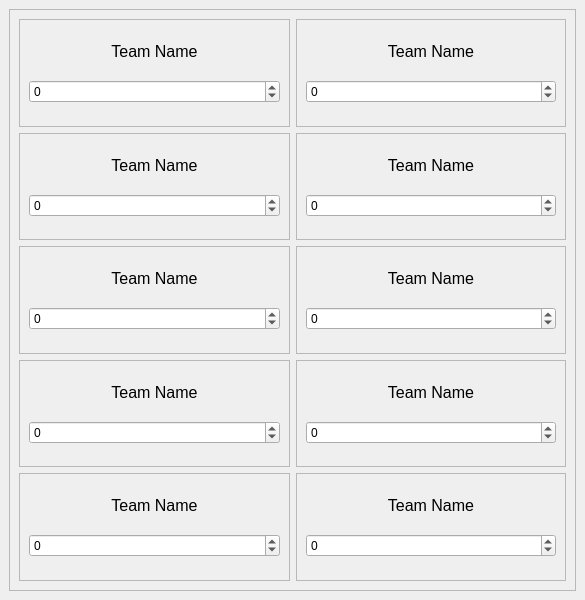
<?xml version="1.0" encoding="UTF-8"?>
<ui version="4.0">
 <class>TeamWindow</class>
 <widget class="QMainWindow" name="TeamWindow">
  <property name="geometry">
   <rect>
    <x>0</x>
    <y>0</y>
    <width>585</width>
    <height>600</height>
   </rect>
  </property>
  <property name="windowTitle">
   <string>Jeopardy! Teams</string>
  </property>
  <widget class="QWidget" name="centralwidget">
   <layout class="QVBoxLayout" name="verticalLayout">
    <item>
     <widget class="QFrame" name="frame">
      <property name="frameShape">
       <enum>QFrame::StyledPanel</enum>
      </property>
      <property name="frameShadow">
       <enum>QFrame::Raised</enum>
      </property>
      <layout class="QGridLayout" name="gridLayout_2">
       <item row="3" column="1">
        <widget class="QFrame" name="team_frame_10">
         <property name="frameShape">
          <enum>QFrame::StyledPanel</enum>
         </property>
         <property name="frameShadow">
          <enum>QFrame::Raised</enum>
         </property>
         <layout class="QVBoxLayout" name="verticalLayout_12">
          <item>
           <widget class="QLabel" name="team_name_11">
            <property name="sizePolicy">
             <sizepolicy hsizetype="Preferred" vsizetype="Fixed">
              <horstretch>0</horstretch>
              <verstretch>0</verstretch>
             </sizepolicy>
            </property>
            <property name="font">
             <font>
              <family>Arial</family>
              <pointsize>12</pointsize>
             </font>
            </property>
            <property name="text">
             <string>Team Name</string>
            </property>
            <property name="alignment">
             <set>Qt::AlignCenter</set>
            </property>
           </widget>
          </item>
          <item>
           <widget class="QSpinBox" name="spinBox_points_11">
            <property name="sizePolicy">
             <sizepolicy hsizetype="Preferred" vsizetype="Fixed">
              <horstretch>0</horstretch>
              <verstretch>0</verstretch>
             </sizepolicy>
            </property>
            <property name="wrapping">
             <bool>true</bool>
            </property>
            <property name="minimum">
             <number>-500000000</number>
            </property>
            <property name="maximum">
             <number>500000000</number>
            </property>
            <property name="singleStep">
             <number>100</number>
            </property>
           </widget>
          </item>
         </layout>
        </widget>
       </item>
       <item row="3" column="0">
        <widget class="QFrame" name="team_frame_3">
         <property name="frameShape">
          <enum>QFrame::StyledPanel</enum>
         </property>
         <property name="frameShadow">
          <enum>QFrame::Raised</enum>
         </property>
         <layout class="QVBoxLayout" name="verticalLayout_5">
          <item>
           <widget class="QLabel" name="team_name_4">
            <property name="sizePolicy">
             <sizepolicy hsizetype="Preferred" vsizetype="Fixed">
              <horstretch>0</horstretch>
              <verstretch>0</verstretch>
             </sizepolicy>
            </property>
            <property name="font">
             <font>
              <family>Arial</family>
              <pointsize>12</pointsize>
             </font>
            </property>
            <property name="text">
             <string>Team Name</string>
            </property>
            <property name="alignment">
             <set>Qt::AlignCenter</set>
            </property>
           </widget>
          </item>
          <item>
           <widget class="QSpinBox" name="spinBox_points_4">
            <property name="sizePolicy">
             <sizepolicy hsizetype="Preferred" vsizetype="Fixed">
              <horstretch>0</horstretch>
              <verstretch>0</verstretch>
             </sizepolicy>
            </property>
            <property name="wrapping">
             <bool>true</bool>
            </property>
            <property name="minimum">
             <number>-500000000</number>
            </property>
            <property name="maximum">
             <number>500000000</number>
            </property>
            <property name="singleStep">
             <number>100</number>
            </property>
           </widget>
          </item>
         </layout>
        </widget>
       </item>
       <item row="1" column="1">
        <widget class="QFrame" name="team_frame_7">
         <property name="frameShape">
          <enum>QFrame::StyledPanel</enum>
         </property>
         <property name="frameShadow">
          <enum>QFrame::Raised</enum>
         </property>
         <layout class="QVBoxLayout" name="verticalLayout_9">
          <item>
           <widget class="QLabel" name="team_name_8">
            <property name="sizePolicy">
             <sizepolicy hsizetype="Preferred" vsizetype="Fixed">
              <horstretch>0</horstretch>
              <verstretch>0</verstretch>
             </sizepolicy>
            </property>
            <property name="font">
             <font>
              <family>Arial</family>
              <pointsize>12</pointsize>
             </font>
            </property>
            <property name="text">
             <string>Team Name</string>
            </property>
            <property name="alignment">
             <set>Qt::AlignCenter</set>
            </property>
           </widget>
          </item>
          <item>
           <widget class="QSpinBox" name="spinBox_points_8">
            <property name="sizePolicy">
             <sizepolicy hsizetype="Preferred" vsizetype="Fixed">
              <horstretch>0</horstretch>
              <verstretch>0</verstretch>
             </sizepolicy>
            </property>
            <property name="wrapping">
             <bool>true</bool>
            </property>
            <property name="minimum">
             <number>-500000000</number>
            </property>
            <property name="maximum">
             <number>500000000</number>
            </property>
            <property name="singleStep">
             <number>100</number>
            </property>
           </widget>
          </item>
         </layout>
        </widget>
       </item>
       <item row="1" column="0">
        <widget class="QFrame" name="team_frame_1">
         <property name="frameShape">
          <enum>QFrame::StyledPanel</enum>
         </property>
         <property name="frameShadow">
          <enum>QFrame::Raised</enum>
         </property>
         <layout class="QVBoxLayout" name="verticalLayout_2">
          <item>
           <widget class="QLabel" name="team_name_1">
            <property name="sizePolicy">
             <sizepolicy hsizetype="Preferred" vsizetype="Fixed">
              <horstretch>0</horstretch>
              <verstretch>0</verstretch>
             </sizepolicy>
            </property>
            <property name="font">
             <font>
              <family>Arial</family>
              <pointsize>12</pointsize>
             </font>
            </property>
            <property name="text">
             <string>Team Name</string>
            </property>
            <property name="alignment">
             <set>Qt::AlignCenter</set>
            </property>
           </widget>
          </item>
          <item>
           <widget class="QSpinBox" name="spinBox_points_1">
            <property name="sizePolicy">
             <sizepolicy hsizetype="Preferred" vsizetype="Fixed">
              <horstretch>0</horstretch>
              <verstretch>0</verstretch>
             </sizepolicy>
            </property>
            <property name="wrapping">
             <bool>true</bool>
            </property>
            <property name="minimum">
             <number>-500000000</number>
            </property>
            <property name="maximum">
             <number>500000000</number>
            </property>
            <property name="singleStep">
             <number>100</number>
            </property>
           </widget>
          </item>
         </layout>
        </widget>
       </item>
       <item row="2" column="0">
        <widget class="QFrame" name="team_frame_6">
         <property name="frameShape">
          <enum>QFrame::StyledPanel</enum>
         </property>
         <property name="frameShadow">
          <enum>QFrame::Raised</enum>
         </property>
         <layout class="QVBoxLayout" name="verticalLayout_8">
          <item>
           <widget class="QLabel" name="team_name_7">
            <property name="sizePolicy">
             <sizepolicy hsizetype="Preferred" vsizetype="Fixed">
              <horstretch>0</horstretch>
              <verstretch>0</verstretch>
             </sizepolicy>
            </property>
            <property name="font">
             <font>
              <family>Arial</family>
              <pointsize>12</pointsize>
             </font>
            </property>
            <property name="text">
             <string>Team Name</string>
            </property>
            <property name="alignment">
             <set>Qt::AlignCenter</set>
            </property>
           </widget>
          </item>
          <item>
           <widget class="QSpinBox" name="spinBox_points_7">
            <property name="sizePolicy">
             <sizepolicy hsizetype="Preferred" vsizetype="Fixed">
              <horstretch>0</horstretch>
              <verstretch>0</verstretch>
             </sizepolicy>
            </property>
            <property name="wrapping">
             <bool>true</bool>
            </property>
            <property name="minimum">
             <number>-500000000</number>
            </property>
            <property name="maximum">
             <number>500000000</number>
            </property>
            <property name="singleStep">
             <number>100</number>
            </property>
           </widget>
          </item>
         </layout>
        </widget>
       </item>
       <item row="2" column="1">
        <widget class="QFrame" name="team_frame_4">
         <property name="frameShape">
          <enum>QFrame::StyledPanel</enum>
         </property>
         <property name="frameShadow">
          <enum>QFrame::Raised</enum>
         </property>
         <layout class="QVBoxLayout" name="verticalLayout_6">
          <item>
           <widget class="QLabel" name="team_name_5">
            <property name="sizePolicy">
             <sizepolicy hsizetype="Preferred" vsizetype="Fixed">
              <horstretch>0</horstretch>
              <verstretch>0</verstretch>
             </sizepolicy>
            </property>
            <property name="font">
             <font>
              <family>Arial</family>
              <pointsize>12</pointsize>
             </font>
            </property>
            <property name="text">
             <string>Team Name</string>
            </property>
            <property name="alignment">
             <set>Qt::AlignCenter</set>
            </property>
           </widget>
          </item>
          <item>
           <widget class="QSpinBox" name="spinBox_points_5">
            <property name="sizePolicy">
             <sizepolicy hsizetype="Preferred" vsizetype="Fixed">
              <horstretch>0</horstretch>
              <verstretch>0</verstretch>
             </sizepolicy>
            </property>
            <property name="wrapping">
             <bool>true</bool>
            </property>
            <property name="minimum">
             <number>-500000000</number>
            </property>
            <property name="maximum">
             <number>500000000</number>
            </property>
            <property name="singleStep">
             <number>100</number>
            </property>
           </widget>
          </item>
         </layout>
        </widget>
       </item>
       <item row="0" column="0">
        <widget class="QFrame" name="team_frame_2">
         <property name="frameShape">
          <enum>QFrame::StyledPanel</enum>
         </property>
         <property name="frameShadow">
          <enum>QFrame::Raised</enum>
         </property>
         <layout class="QVBoxLayout" name="verticalLayout_4">
          <item>
           <widget class="QLabel" name="team_name_3">
            <property name="sizePolicy">
             <sizepolicy hsizetype="Preferred" vsizetype="Fixed">
              <horstretch>0</horstretch>
              <verstretch>0</verstretch>
             </sizepolicy>
            </property>
            <property name="font">
             <font>
              <family>Arial</family>
              <pointsize>12</pointsize>
             </font>
            </property>
            <property name="text">
             <string>Team Name</string>
            </property>
            <property name="alignment">
             <set>Qt::AlignCenter</set>
            </property>
           </widget>
          </item>
          <item>
           <widget class="QSpinBox" name="spinBox_points_3">
            <property name="sizePolicy">
             <sizepolicy hsizetype="Preferred" vsizetype="Fixed">
              <horstretch>0</horstretch>
              <verstretch>0</verstretch>
             </sizepolicy>
            </property>
            <property name="wrapping">
             <bool>true</bool>
            </property>
            <property name="minimum">
             <number>-500000000</number>
            </property>
            <property name="maximum">
             <number>500000000</number>
            </property>
            <property name="singleStep">
             <number>100</number>
            </property>
           </widget>
          </item>
         </layout>
        </widget>
       </item>
       <item row="0" column="1">
        <widget class="QFrame" name="team_frame_8">
         <property name="frameShape">
          <enum>QFrame::StyledPanel</enum>
         </property>
         <property name="frameShadow">
          <enum>QFrame::Raised</enum>
         </property>
         <layout class="QVBoxLayout" name="verticalLayout_10">
          <item>
           <widget class="QLabel" name="team_name_9">
            <property name="sizePolicy">
             <sizepolicy hsizetype="Preferred" vsizetype="Fixed">
              <horstretch>0</horstretch>
              <verstretch>0</verstretch>
             </sizepolicy>
            </property>
            <property name="font">
             <font>
              <family>Arial</family>
              <pointsize>12</pointsize>
             </font>
            </property>
            <property name="text">
             <string>Team Name</string>
            </property>
            <property name="alignment">
             <set>Qt::AlignCenter</set>
            </property>
           </widget>
          </item>
          <item>
           <widget class="QSpinBox" name="spinBox_points_9">
            <property name="sizePolicy">
             <sizepolicy hsizetype="Preferred" vsizetype="Fixed">
              <horstretch>0</horstretch>
              <verstretch>0</verstretch>
             </sizepolicy>
            </property>
            <property name="wrapping">
             <bool>true</bool>
            </property>
            <property name="minimum">
             <number>-500000000</number>
            </property>
            <property name="maximum">
             <number>500000000</number>
            </property>
            <property name="singleStep">
             <number>100</number>
            </property>
           </widget>
          </item>
         </layout>
        </widget>
       </item>
       <item row="4" column="0">
        <widget class="QFrame" name="team_frame_9">
         <property name="frameShape">
          <enum>QFrame::StyledPanel</enum>
         </property>
         <property name="frameShadow">
          <enum>QFrame::Raised</enum>
         </property>
         <layout class="QVBoxLayout" name="verticalLayout_11">
          <item>
           <widget class="QLabel" name="team_name_10">
            <property name="sizePolicy">
             <sizepolicy hsizetype="Preferred" vsizetype="Fixed">
              <horstretch>0</horstretch>
              <verstretch>0</verstretch>
             </sizepolicy>
            </property>
            <property name="font">
             <font>
              <family>Arial</family>
              <pointsize>12</pointsize>
             </font>
            </property>
            <property name="text">
             <string>Team Name</string>
            </property>
            <property name="alignment">
             <set>Qt::AlignCenter</set>
            </property>
           </widget>
          </item>
          <item>
           <widget class="QSpinBox" name="spinBox_points_10">
            <property name="sizePolicy">
             <sizepolicy hsizetype="Preferred" vsizetype="Fixed">
              <horstretch>0</horstretch>
              <verstretch>0</verstretch>
             </sizepolicy>
            </property>
            <property name="wrapping">
             <bool>true</bool>
            </property>
            <property name="minimum">
             <number>-500000000</number>
            </property>
            <property name="maximum">
             <number>500000000</number>
            </property>
            <property name="singleStep">
             <number>100</number>
            </property>
           </widget>
          </item>
         </layout>
        </widget>
       </item>
       <item row="4" column="1">
        <widget class="QFrame" name="team_frame_5">
         <property name="frameShape">
          <enum>QFrame::StyledPanel</enum>
         </property>
         <property name="frameShadow">
          <enum>QFrame::Raised</enum>
         </property>
         <layout class="QVBoxLayout" name="verticalLayout_7">
          <item>
           <widget class="QLabel" name="team_name_6">
            <property name="sizePolicy">
             <sizepolicy hsizetype="Preferred" vsizetype="Fixed">
              <horstretch>0</horstretch>
              <verstretch>0</verstretch>
             </sizepolicy>
            </property>
            <property name="font">
             <font>
              <family>Arial</family>
              <pointsize>12</pointsize>
             </font>
            </property>
            <property name="text">
             <string>Team Name</string>
            </property>
            <property name="alignment">
             <set>Qt::AlignCenter</set>
            </property>
           </widget>
          </item>
          <item>
           <widget class="QSpinBox" name="spinBox_points_6">
            <property name="sizePolicy">
             <sizepolicy hsizetype="Preferred" vsizetype="Fixed">
              <horstretch>0</horstretch>
              <verstretch>0</verstretch>
             </sizepolicy>
            </property>
            <property name="wrapping">
             <bool>true</bool>
            </property>
            <property name="minimum">
             <number>-500000000</number>
            </property>
            <property name="maximum">
             <number>500000000</number>
            </property>
            <property name="singleStep">
             <number>100</number>
            </property>
           </widget>
          </item>
         </layout>
        </widget>
       </item>
      </layout>
     </widget>
    </item>
   </layout>
  </widget>
  <widget class="QMenuBar" name="menubar">
   <property name="geometry">
    <rect>
     <x>0</x>
     <y>0</y>
     <width>585</width>
     <height>21</height>
    </rect>
   </property>
  </widget>
 </widget>
 <resources/>
 <connections/>
</ui>
